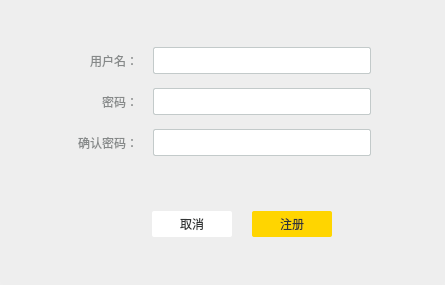
<?xml version="1.0" encoding="UTF-8"?>
<ui version="4.0">
 <class>setAdminWgt</class>
 <widget class="QWidget" name="setAdminWgt">
  <property name="geometry">
   <rect>
    <x>0</x>
    <y>0</y>
    <width>445</width>
    <height>285</height>
   </rect>
  </property>
  <property name="windowTitle">
   <string>Form</string>
  </property>
  <layout class="QHBoxLayout" name="horizontalLayout">
   <property name="spacing">
    <number>0</number>
   </property>
   <property name="leftMargin">
    <number>0</number>
   </property>
   <property name="topMargin">
    <number>0</number>
   </property>
   <property name="rightMargin">
    <number>0</number>
   </property>
   <property name="bottomMargin">
    <number>0</number>
   </property>
   <item>
    <widget class="QWidget" name="widget" native="true">
     <property name="styleSheet">
      <string notr="true">QLabel{
font-family:&quot;微软雅黑&quot;;
font-size:12px;
color:#868989;
line-height:12px;
text-align:right;
}
QPushButton{
 font-family:&quot;微软雅黑&quot;;
font-size:12px;
color:#323434;
letter-spacing:0;
line-height:12px;
text-align:center;
}
QLineEdit{
 background:#ffffff;
border:1px solid #c3caca;
border-radius:2px;
font-family:&quot;微软雅黑&quot;;
font-size:12px;
color:#323434;
letter-spacing:1px;
text-align:justify;
}
QLineEdit:hover{
border: 1px solid blue;
}
QLineEdit:input-placeholder{
color:#ff0000;
}
#widget{
  
	background-color: #eeeeee;
border-bottom-left-radius:4px;
border-bottom-right-radius:4px;
}</string>
     </property>
     <layout class="QGridLayout" name="gridLayout">
      <property name="verticalSpacing">
       <number>14</number>
      </property>
      <item row="3" column="1">
       <layout class="QHBoxLayout" name="horizontalLayout_3">
        <property name="spacing">
         <number>15</number>
        </property>
        <item>
         <widget class="QLabel" name="passwdLabel">
          <property name="sizePolicy">
           <sizepolicy hsizetype="Expanding" vsizetype="Expanding">
            <horstretch>0</horstretch>
            <verstretch>0</verstretch>
           </sizepolicy>
          </property>
          <property name="minimumSize">
           <size>
            <width>0</width>
            <height>27</height>
           </size>
          </property>
          <property name="text">
           <string>密码：</string>
          </property>
          <property name="alignment">
           <set>Qt::AlignRight|Qt::AlignTrailing|Qt::AlignVCenter</set>
          </property>
         </widget>
        </item>
        <item>
         <widget class="QLineEdit" name="passwdLineEdit">
          <property name="minimumSize">
           <size>
            <width>218</width>
            <height>27</height>
           </size>
          </property>
          <property name="styleSheet">
           <string notr="true">padding-left:10px;</string>
          </property>
          <property name="placeholderText">
           <string/>
          </property>
         </widget>
        </item>
       </layout>
      </item>
      <item row="5" column="1">
       <layout class="QHBoxLayout" name="horizontalLayout_5" stretch="0">
        <property name="spacing">
         <number>0</number>
        </property>
        <item>
         <widget class="QLabel" name="hintLabel">
          <property name="minimumSize">
           <size>
            <width>0</width>
            <height>27</height>
           </size>
          </property>
          <property name="styleSheet">
           <string notr="true">font-family:PingFangSC-Regular;
font-size:12px;
color:#ff0202;
line-height:12px;
padding-left:75px;</string>
          </property>
          <property name="text">
           <string/>
          </property>
          <property name="alignment">
           <set>Qt::AlignLeading|Qt::AlignLeft|Qt::AlignVCenter</set>
          </property>
         </widget>
        </item>
       </layout>
      </item>
      <item row="6" column="1">
       <layout class="QHBoxLayout" name="horizontalLayout_6">
        <property name="spacing">
         <number>0</number>
        </property>
        <property name="leftMargin">
         <number>0</number>
        </property>
        <item>
         <spacer name="horizontalSpacer_5">
          <property name="orientation">
           <enum>Qt::Horizontal</enum>
          </property>
          <property name="sizeType">
           <enum>QSizePolicy::Maximum</enum>
          </property>
          <property name="sizeHint" stdset="0">
           <size>
            <width>78</width>
            <height>20</height>
           </size>
          </property>
         </spacer>
        </item>
        <item>
         <widget class="QPushButton" name="cancelBtn">
          <property name="minimumSize">
           <size>
            <width>80</width>
            <height>26</height>
           </size>
          </property>
          <property name="maximumSize">
           <size>
            <width>80</width>
            <height>26</height>
           </size>
          </property>
          <property name="styleSheet">
           <string notr="true">#cancelBtn{
background:#ffffff;
border-radius:2px;
width:80px;
height:26px;
}
#cancelBtn:pressed{
margin:1px;
}</string>
          </property>
          <property name="text">
           <string>取消</string>
          </property>
         </widget>
        </item>
        <item>
         <spacer name="horizontalSpacer_7">
          <property name="orientation">
           <enum>Qt::Horizontal</enum>
          </property>
          <property name="sizeType">
           <enum>QSizePolicy::Fixed</enum>
          </property>
          <property name="sizeHint" stdset="0">
           <size>
            <width>20</width>
            <height>20</height>
           </size>
          </property>
         </spacer>
        </item>
        <item>
         <widget class="QPushButton" name="confirmBtn">
          <property name="minimumSize">
           <size>
            <width>80</width>
            <height>26</height>
           </size>
          </property>
          <property name="maximumSize">
           <size>
            <width>80</width>
            <height>26</height>
           </size>
          </property>
          <property name="styleSheet">
           <string notr="true">#confirmBtn{
background:#ffd500;
border-radius:2px;
width:80px;
height:26px;
}
#confirmBtn:pressed{
margin:1px;
}</string>
          </property>
          <property name="text">
           <string>注册</string>
          </property>
         </widget>
        </item>
        <item>
         <spacer name="horizontalSpacer_6">
          <property name="orientation">
           <enum>Qt::Horizontal</enum>
          </property>
          <property name="sizeHint" stdset="0">
           <size>
            <width>40</width>
            <height>20</height>
           </size>
          </property>
         </spacer>
        </item>
       </layout>
      </item>
      <item row="4" column="0">
       <spacer name="horizontalSpacer_2">
        <property name="orientation">
         <enum>Qt::Horizontal</enum>
        </property>
        <property name="sizeHint" stdset="0">
         <size>
          <width>68</width>
          <height>26</height>
         </size>
        </property>
       </spacer>
      </item>
      <item row="1" column="1">
       <layout class="QHBoxLayout" name="horizontalLayout_2">
        <property name="spacing">
         <number>15</number>
        </property>
        <item>
         <widget class="QLabel" name="usernameLabel">
          <property name="sizePolicy">
           <sizepolicy hsizetype="Expanding" vsizetype="Expanding">
            <horstretch>0</horstretch>
            <verstretch>0</verstretch>
           </sizepolicy>
          </property>
          <property name="minimumSize">
           <size>
            <width>0</width>
            <height>27</height>
           </size>
          </property>
          <property name="maximumSize">
           <size>
            <width>16777215</width>
            <height>16777215</height>
           </size>
          </property>
          <property name="text">
           <string>用户名：</string>
          </property>
          <property name="alignment">
           <set>Qt::AlignRight|Qt::AlignTrailing|Qt::AlignVCenter</set>
          </property>
         </widget>
        </item>
        <item>
         <widget class="commonLineEdit" name="usernameLineEdit" native="true">
          <property name="minimumSize">
           <size>
            <width>218</width>
            <height>27</height>
           </size>
          </property>
          <property name="styleSheet">
           <string notr="true">
background:#ffffff;
border:1px solid #c3caca;
border-radius:2px;
padding-left:10px;
</string>
          </property>
         </widget>
        </item>
       </layout>
      </item>
      <item row="4" column="2">
       <spacer name="horizontalSpacer_3">
        <property name="orientation">
         <enum>Qt::Horizontal</enum>
        </property>
        <property name="sizeHint" stdset="0">
         <size>
          <width>67</width>
          <height>26</height>
         </size>
        </property>
       </spacer>
      </item>
      <item row="7" column="1">
       <spacer name="verticalSpacer_2">
        <property name="orientation">
         <enum>Qt::Vertical</enum>
        </property>
        <property name="sizeHint" stdset="0">
         <size>
          <width>271</width>
          <height>44</height>
         </size>
        </property>
       </spacer>
      </item>
      <item row="4" column="1">
       <layout class="QHBoxLayout" name="horizontalLayout_4">
        <property name="spacing">
         <number>15</number>
        </property>
        <item>
         <widget class="QLabel" name="confirmPasswdLabel">
          <property name="sizePolicy">
           <sizepolicy hsizetype="Expanding" vsizetype="Expanding">
            <horstretch>0</horstretch>
            <verstretch>0</verstretch>
           </sizepolicy>
          </property>
          <property name="minimumSize">
           <size>
            <width>0</width>
            <height>27</height>
           </size>
          </property>
          <property name="text">
           <string>确认密码：</string>
          </property>
          <property name="alignment">
           <set>Qt::AlignRight|Qt::AlignTrailing|Qt::AlignVCenter</set>
          </property>
         </widget>
        </item>
        <item>
         <widget class="QLineEdit" name="confirmPasswdLineEdit">
          <property name="minimumSize">
           <size>
            <width>218</width>
            <height>27</height>
           </size>
          </property>
          <property name="styleSheet">
           <string notr="true">padding-left:10px;</string>
          </property>
         </widget>
        </item>
       </layout>
      </item>
      <item row="0" column="1">
       <spacer name="verticalSpacer">
        <property name="orientation">
         <enum>Qt::Vertical</enum>
        </property>
        <property name="sizeHint" stdset="0">
         <size>
          <width>271</width>
          <height>44</height>
         </size>
        </property>
       </spacer>
      </item>
     </layout>
    </widget>
   </item>
  </layout>
 </widget>
 <customwidgets>
  <customwidget>
   <class>commonLineEdit</class>
   <extends>QWidget</extends>
   <header>commonlineedit.h</header>
   <container>1</container>
  </customwidget>
 </customwidgets>
 <resources/>
 <connections/>
</ui>
